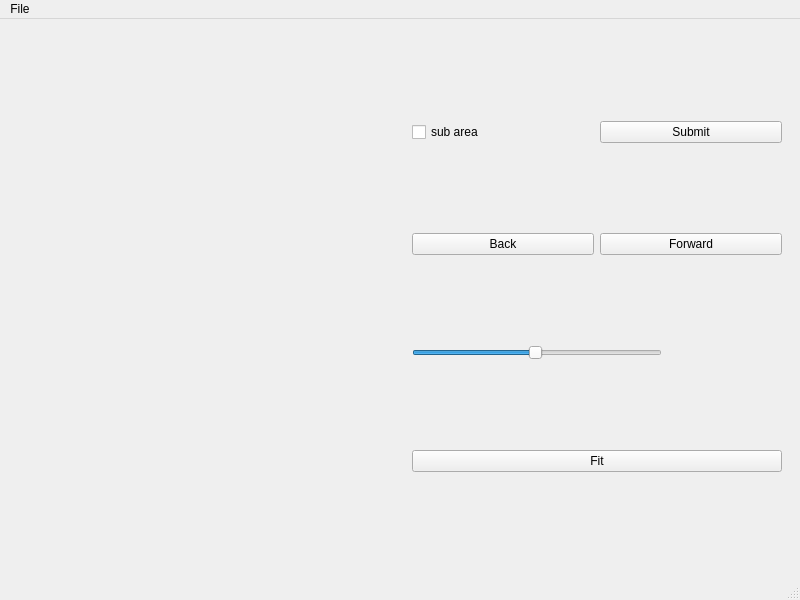
<?xml version="1.0" encoding="UTF-8"?>
<ui version="4.0">
 <class>interface_image_correction</class>
 <widget class="QMainWindow" name="interface_image_correction">
  <property name="geometry">
   <rect>
    <x>0</x>
    <y>0</y>
    <width>800</width>
    <height>600</height>
   </rect>
  </property>
  <property name="windowTitle">
   <string>Image correction</string>
  </property>
  <property name="windowIcon">
   <iconset resource="resource/icon_resource.qrc">
    <normaloff>:/icon/icon/icon2.bmp</normaloff>:/icon/icon/icon2.bmp</iconset>
  </property>
  <property name="styleSheet">
   <string notr="true">QWidget#centralwidget_interface_image_correction{background-color: qlineargradient(spread:pad, x1:0, y1:0, x2:1, y2:0, stop:1 rgb(113, 139, 152), stop:0 rgb(40, 75, 92));}\n\n</string>
  </property>
  <widget class="QWidget" name="centralwidget_interface_image_correction">
   <layout class="QHBoxLayout" name="horizontalLayout">
    <item>
     <widget class="QWidget" name="widget_dialog_image" native="true">
      <layout class="QVBoxLayout" name="verticalLayout">
       <item>
        <layout class="QGridLayout" name="companovka_dialog_image"/>
       </item>
      </layout>
     </widget>
    </item>
    <item>
     <widget class="QWidget" name="widget_dialog_controle" native="true">
      <property name="styleSheet">
       <string notr="true"/>
      </property>
      <layout class="QGridLayout" name="gridLayout">
       <item row="1" column="0">
        <widget class="QCheckBox" name="checkbox_submit_area">
         <property name="text">
          <string>sub area</string>
         </property>
        </widget>
       </item>
       <item row="2" column="0">
        <widget class="QPushButton" name="button_back_submit">
         <property name="text">
          <string>Back</string>
         </property>
        </widget>
       </item>
       <item row="1" column="1">
        <widget class="QPushButton" name="button_submit_area">
         <property name="text">
          <string>Submit</string>
         </property>
        </widget>
       </item>
       <item row="4" column="0" colspan="2">
        <widget class="QPushButton" name="button_fit">
         <property name="text">
          <string>Fit</string>
         </property>
        </widget>
       </item>
       <item row="2" column="1">
        <widget class="QPushButton" name="button_forward_submit">
         <property name="text">
          <string>Forward</string>
         </property>
        </widget>
       </item>
       <item row="3" column="0" colspan="2">
        <widget class="QSlider" name="horizontal_slider_scale">
         <property name="maximumSize">
          <size>
           <width>250</width>
           <height>16777215</height>
          </size>
         </property>
         <property name="minimum">
          <number>1</number>
         </property>
         <property name="maximum">
          <number>100</number>
         </property>
         <property name="pageStep">
          <number>1</number>
         </property>
         <property name="value">
          <number>50</number>
         </property>
         <property name="orientation">
          <enum>Qt::Horizontal</enum>
         </property>
        </widget>
       </item>
      </layout>
     </widget>
    </item>
   </layout>
  </widget>
  <widget class="QMenuBar" name="menubar">
   <property name="geometry">
    <rect>
     <x>0</x>
     <y>0</y>
     <width>800</width>
     <height>21</height>
    </rect>
   </property>
   <widget class="QMenu" name="menu_file">
    <property name="title">
     <string>File</string>
    </property>
    <addaction name="action_open_image"/>
    <addaction name="action_save_image"/>
   </widget>
   <addaction name="menu_file"/>
  </widget>
  <widget class="QStatusBar" name="statusbar"/>
  <action name="action_open_image">
   <property name="text">
    <string>Open image</string>
   </property>
  </action>
  <action name="action_save_image">
   <property name="text">
    <string>Save image</string>
   </property>
  </action>
 </widget>
 <resources>
  <include location="resource/icon_resource.qrc"/>
 </resources>
 <connections/>
</ui>
